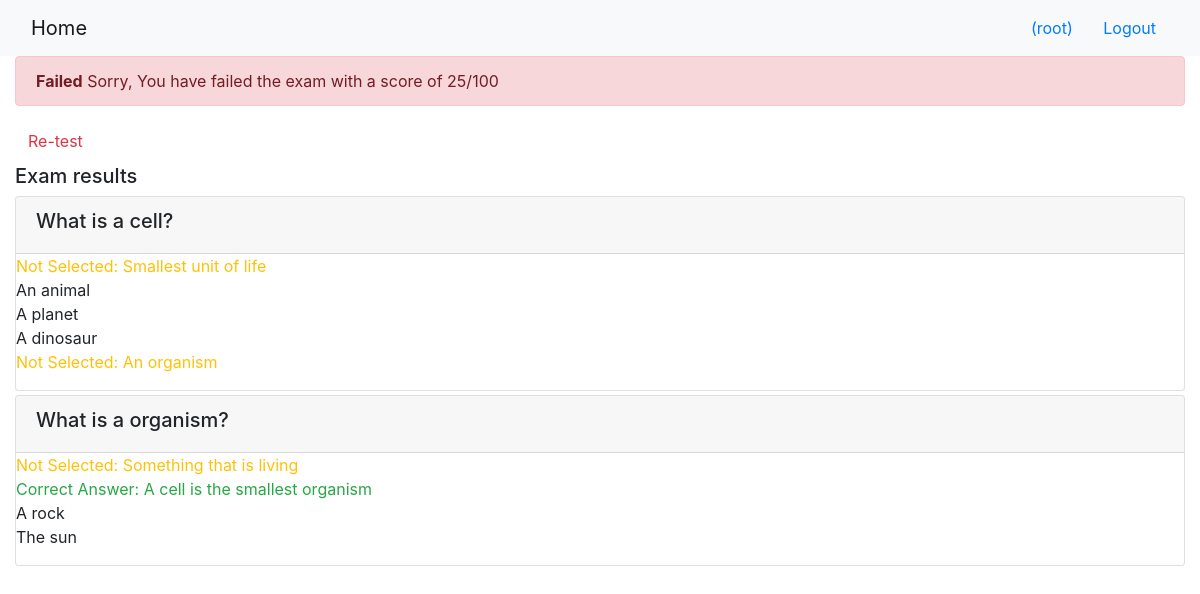
/onlinecourse/course/1/submission/1/result/ (signed in), run on the app's committed database.
### onlinecourse/models.py (models this page shows, shortened)
class Question(models.Model):
    course_id = models.ForeignKey(Course, on_delete=models.CASCADE)
    question_text = models.CharField(null=False, max_length=200, default="Type the question here.")
    grade = models.IntegerField(default=1)

class Choice(models.Model):
    question_id = models.ForeignKey(Question, on_delete=models.CASCADE)
    choice_text = models.CharField(null=False, max_length=200, default="Type the possible answer here.")
    is_correct = models.BooleanField(default=True)

### onlinecourse/views.py (the view)
# urls.py: path('course/<int:course_id>/submission/<int:submission_id>/result/', views.show_exam_result, name='show_exam_result'),
def show_exam_result(request, course_id, submission_id):
    context = {}
    course = get_object_or_404(Course, pk=course_id)
    submission = Submission.objects.get(id=submission_id)
    choices = submission.choices.all()
    total_score = 0
    possible_points = 0
    for questions in Question.objects.all():
        possible_points += questions.grade
    for choice in choices:
        if choice.is_correct:
            total_score += choice.question_id.grade
    total_score = int((total_score / possible_points) * 100)
    context['course'] = course
    context['grade'] = total_score
    context['choices'] = choices
    return render(request, 'onlinecourse/exam_result_bootstrap.html', context)

### onlinecourse/templates/onlinecourse/exam_result_bootstrap.html (shortened to what this page needs)
<!DOCTYPE html>
<html lang="en">
<head>
    {% load static %}
    <link rel="stylesheet" href="https://maxcdn.bootstrapcdn.com/bootstrap/4.5.2/css/bootstrap.min.css">
</head>
<body>
 <nav class="navbar navbar-light bg-light">
    <div class="container-fluid">
        <div class="navbar-header">
              <a class="navbar-brand" href="{% url 'onlinecourse:index' %}">Home</a>
        </div>
        <ul class="nav navbar-nav navbar-right">
            {% if user.is_authenticated %}
            <li>
                <a class="btn btn-link" href="#">{{ user.first_name }}({{ user.username }})</a>
                <a class="btn btn-link" href="{% url 'onlinecourse:logout' %}">Logout</a>
            </li>
            {% endif %}
        </ul>
    </div>
</nav>
<div class="container-fluid">
    {% if grade > 80 %}
    <div class="alert alert-success">
       <b>Congratulations</b>, {{ user.first_name }} You have passed the exam and completed the course with a score of {{grade}}/100
    </div>
        {% else %}
        <div class="alert alert-danger">
            <b>Failed</b> Sorry, {{ user.first_name }} You have failed the exam with a score of {{grade}}/100
        </div>
        <a class="btn btn-link text-danger" href="{% url 'onlinecourse:course_details' course.id %}">Re-test</a>
        {% endif %}
        <div class="card-columns-vertical mt-1">
        <h5 class="">Exam results</h5>
            {% for question in course.question_set.all %}
                <div class="card mt-1">
                    <div class="card-header"><h5>{{ question.question_text }}</h5></div>
                    <div class="form-group">
                        {% for option in question.choice_set.all %}
                            <div>
                                {% if option.is_correct == True%}
                                    {% if option in choices %}
                                        <div class=text-success>
                                            Correct Answer: {{ option.choice_text }}
                                        </div>
                                    {% elif option.is_correct == True %}
                                    <div class=text-warning>
                                        Not Selected: {{ option.choice_text }}
                                    </div>
                                    {% endif %}
                                {% else %}
                                    {{ option.choice_text }}
                                {% endif %}
                            </div>
                        {% endfor %}
                    </div>
                </div>
            {% endfor %}
        </div>
    </div>
</body>
</html>

### data on the page
Question: question_text "What is a cell?"
Choice: choice_text "Smallest unit of life"
Choice: choice_text "An animal"
Choice: choice_text "A planet"
Choice: choice_text "A dinosaur"
Choice: choice_text "An organism"
Question: question_text "What is a organism?"
Choice: choice_text "Something that is living"
Choice: choice_text "A cell is the smallest organism"
Choice: choice_text "A rock"
Choice: choice_text "The sun"

### other printed values
{{ user.username }} "root"
{{ grade }} "25"
